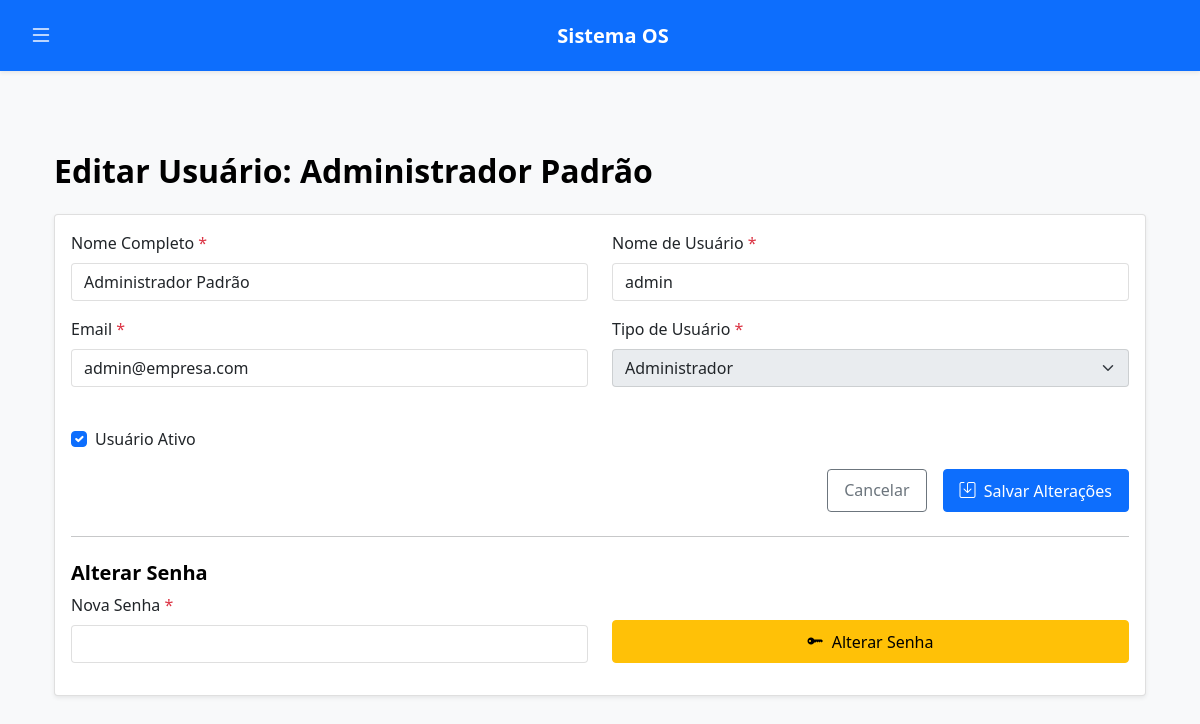
The app's page /admin/usuarios/editar/2 (signed in) with its own data.
### tables this page shows
CREATE TABLE usuarios (
            id INTEGER PRIMARY KEY AUTOINCREMENT,
            usuario TEXT NOT NULL UNIQUE,
            senha TEXT NOT NULL,
            tipo TEXT NOT NULL CHECK(tipo IN ('solicitante', 'manutencao', 'admin', 'master-admin')),
            nome TEXT NOT NULL,
            email TEXT UNIQUE,
            ativo BOOLEAN DEFAULT 1,
            data_criacao TEXT DEFAULT CURRENT_TIMESTAMP
        );

### app.py (the view, shortened to what this page needs)
@app.route('/admin/usuarios/editar/<int:id_usuario_alvo>', methods=['GET', 'POST'])
def editar_usuario(id_usuario_alvo):
    editor_tipo = session.get('tipo')
    editor_id = session.get('user_id')
    if editor_tipo not in ['admin', 'master-admin']:
        flash('Acesso não autorizado.', 'danger')
        return redirect(url_for('login'))
    conn = get_db()
    cursor = conn.cursor()
    cursor.execute("SELECT * FROM usuarios WHERE id = ?", (id_usuario_alvo,))
    usuario_alvo = cursor.fetchone()
    if not usuario_alvo:
        flash('Usuário não encontrado!', 'danger')
        return redirect(url_for('listar_usuarios'))
    pode_editar = False
    tipos_disponiveis_para_atribuicao = []
    if editor_tipo == 'master-admin':
        pode_editar = True
        tipos_disponiveis_para_atribuicao = [
            {'value': 'solicitante', 'label': 'Solicitante'},
            {'value': 'manutencao', 'label': 'Técnico de Manutenção'},
            {'value': 'admin', 'label': 'Administrador'}
        ]
        if usuario_alvo['tipo'] == 'master-admin':
            tipos_disponiveis_para_atribuicao = [{'value': 'master-admin', 'label': 'Master Administrador'}] # Só pode ser master-admin
            if usuario_alvo['id'] == editor_id and sum(1 for row in cursor.execute("SELECT 1 FROM usuarios WHERE tipo = 'master-admin' AND ativo = 1")) <= 1:
                 tipos_disponiveis_para_atribuicao = [{'value': 'master-admin', 'label': 'Master Administrador'}]
    elif editor_tipo == 'admin':
        if usuario_alvo['tipo'] == 'master-admin':
            pode_editar = False # Admin não pode editar master-admin
            flash('Administradores não podem editar usuários Master Administrador.', 'warning')
        elif usuario_alvo['tipo'] == 'admin' and usuario_alvo['id'] != editor_id:
            pode_editar = False # Admin não pode editar outros admins
            flash('Administradores não podem editar outros Administradores.', 'warning')
        elif usuario_alvo['id'] == editor_id: # Admin editando a si mesmo
            pode_editar = True # Pode editar seus próprios dados, exceto o tipo
            tipos_disponiveis_para_atribuicao = [{'value': 'admin', 'label': 'Administrador'}] # Tipo fixo
    if not pode_editar and request.method == 'GET': # Redireciona no GET se não puder editar
         return redirect(url_for('listar_usuarios'))
    return render_template('administrador/editar_usuario.html',
                           usuario=usuario_alvo,
                           tipos_disponiveis=tipos_disponiveis_para_atribuicao,
                           pode_alterar_tipo=(usuario_alvo['tipo'] != 'master-admin' and (editor_tipo == 'master-admin' or usuario_alvo['id'] != editor_id)))

### app.py (called while the page is built)
def get_db():
    if 'db' not in g:
        g.db = sqlite3.connect('db/os.db')
        g.db.row_factory = sqlite3.Row
        g.db.execute("PRAGMA journal_mode=WAL")
        g.db.execute("PRAGMA busy_timeout=5000")
    return g.db

### templates/administrador/editar_usuario.html (shortened to what this page needs)
{% extends "base.html" %}
{% block content %}
<div class="container">
    <h2 class="my-4">Editar Usuário: {{ usuario.nome }}</h2>
    <div class="card">
        <div class="card-body">
            <form method="POST" action="{{ url_for('editar_usuario', id_usuario_alvo=usuario.id) }}">
                <div class="row mb-3">
                    <div class="col-md-6">
                        <label for="nome" class="form-label">Nome Completo <span class="text-danger">*</span></label>
                        <input type="text" class="form-control" id="nome" name="nome" value="{{ usuario.nome }}" required>
                    </div>
                    <div class="col-md-6">
                        <label for="usuario" class="form-label">Nome de Usuário <span class="text-danger">*</span></label>
                        <input type="text" class="form-control" id="usuario" name="usuario" value="{{ usuario.usuario }}" required>
                    </div>
                </div>
                <div class="row mb-3">
                    <div class="col-md-6">
                        <label for="email" class="form-label">Email <span class="text-danger">*</span></label>
                        <input type="email" class="form-control" id="email" name="email" value="{{ usuario.email }}" required>
                    </div>
                    <div class="col-md-6">
                        <label for="tipo" class="form-label">Tipo de Usuário <span class="text-danger">*</span></label>
                        <select class="form-select" id="tipo" name="tipo" required
                                {% if not pode_alterar_tipo %}disabled{% endif %}>
                            {% for tipo_opt in tipos_disponiveis %}
                                <option value="{{ tipo_opt.value }}" {% if usuario.tipo == tipo_opt.value %}selected{% endif %}>
                                    {{ tipo_opt.label }}
                                </option>
                            {% endfor %}
                        </select>
                    </div>
                </div>
                <div class="row mb-3">
                    <div class="col-md-6">
                        <div class="form-check mt-4">
                            <input type="checkbox" class="form-check-input" id="ativo" name="ativo"
                                   {% if usuario.ativo %}checked{% endif %}
                                   >
                            <label class="form-check-label" for="ativo">Usuário Ativo</label>
                        </div>
                    </div>
                </div>
                <div class="d-grid gap-2 d-md-flex justify-content-md-end mb-4">
                    <a href="{{ url_for('listar_usuarios') }}" class="btn btn-outline-secondary me-md-2">Cancelar</a>
                <button type="submit" class="btn btn-primary">
                    <i class="bi bi-save me-1"></i> Salvar Alterações
                </button>
                </div>
            </form>
            <hr>
            <h5 class="mt-4">Alterar Senha</h5>
            <form method="POST" action="{{ url_for('alterar_senha_usuario', id_usuario_alvo=usuario.id) }}">
                <div class="row">
                    <div class="col-md-6 mb-3">
                        <label for="nova_senha" class="form-label">Nova Senha <span class="text-danger">*</span></label>
                        <input type="password" class="form-control" id="nova_senha" name="nova_senha" required>
                    </div>
                    <div class="col-md-6 d-flex align-items-end mb-3">
                        <button type="submit" class="btn btn-warning w-100">
                           <i class="bi bi-key-fill me-1"></i> Alterar Senha
                        </button>
                    </div>
                </div>
            </form>
        </div>
    </div>
</div>
{% endblock %}

### static/style.css (style rules this page uses)
:root { --bs-body-bg-light: #f8f9fa; --bs-body-color-light: #212529; --bs-emphasis-color-light: #000; --card-bg-light: #ffffff; --card-border-color-light: rgba(0, 0, 0, 0.125); --card-header-bg-light: #f8f9fa; --card-header-color-light: #212529; --navbar-bg-light: #0d6efd; --navbar-color-light: rgba(255, 255, 255, 0.75); --navbar-brand-color-light: #ffffff; --navbar-hover-color-light: #ffffff; --offcanvas-bg-light: #f8f9fa; --offcanvas-color-light: #212529; --offcanvas-link-hover-bg-light: #e9ecef; --offcanvas-link-hover-color-light: #0d6efd; --table-header-bg-light: #f8f9fa; --table-header-color-light: #212529; --form-control-focus-border-light: #86b7fe; --form-control-focus-shadow-light: rgba(13, 110, 253, 0.25); --link-color-light: #0d6efd; --link-hover-color-light: #0a58ca; }
body { background-color: var(--bs-body-bg-light); color: var(--bs-body-color-light); padding-top: 56px; }
.card { box-shadow: 0 0.125rem 0.25rem rgba(0, 0, 0, 0.075); margin-bottom: 1.5rem; border: 1px solid var(--card-border-color-light); background-color: var(--card-bg-light); }
.form-control, .form-select { background-color: var(--card-bg-light); color: var(--bs-body-color-light); border: 1px solid var(--card-border-color-light); }
.btn { font-weight: 500; padding: 0.5rem 1rem; }
.btn i, .btn .bi { margin-right: 0.5rem; vertical-align: text-bottom; }
a { color: var(--link-color-light); text-decoration: none; }
h1, h2, h3, h4, h5, h6 { color: var(--bs-emphasis-color-light); font-weight: 600; }
.container { padding-top: 1.5rem; padding-bottom: 2rem; }

### templates/base.html (style rules this page uses)
body { padding-top: 56px; }

### records on screen
usuarios: nome "Administrador Padrão", usuario "admin", email "admin@empresa.com", tipo "Administrador", tipo "☑"
